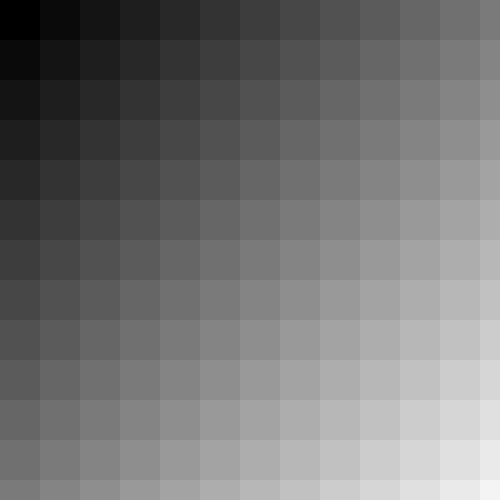
Frame 1 (no input)
Frame 60 (the mouse pressed at the canvas centre just before this capture): identical to frame 1, image omitted
Frame 120 (the mouse held since frame 60 and released just before this capture): identical to frame 1, image omitted

The Processing sketch that drew this single still picture (run headless with seeded random() and noise(); from frame 60 on, the mouse is pressed at the canvas centre):

// Processing sketch: quadrati_scala_di_grigio
// ── quadrati_scala_di_grigio.pde
int x = 40;
void setup(){
 size(500,500);
 noStroke();
}

void draw(){
  background(0);
  for(int j = 0; j <= height; j+=x){
    for(int i = 0; i<= width; i+=x){
       int grayValue = int(map(i + j, 0, width + height, 0, 255)); 
       fill(grayValue);
       rect(i, j,x, x); 
    }
  }
}
